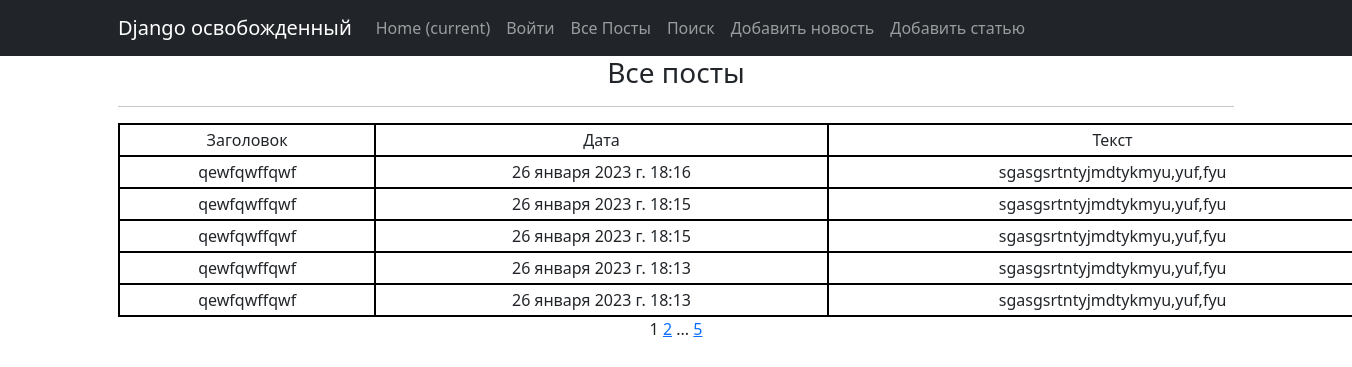
Page /post/ on the earlier database version.
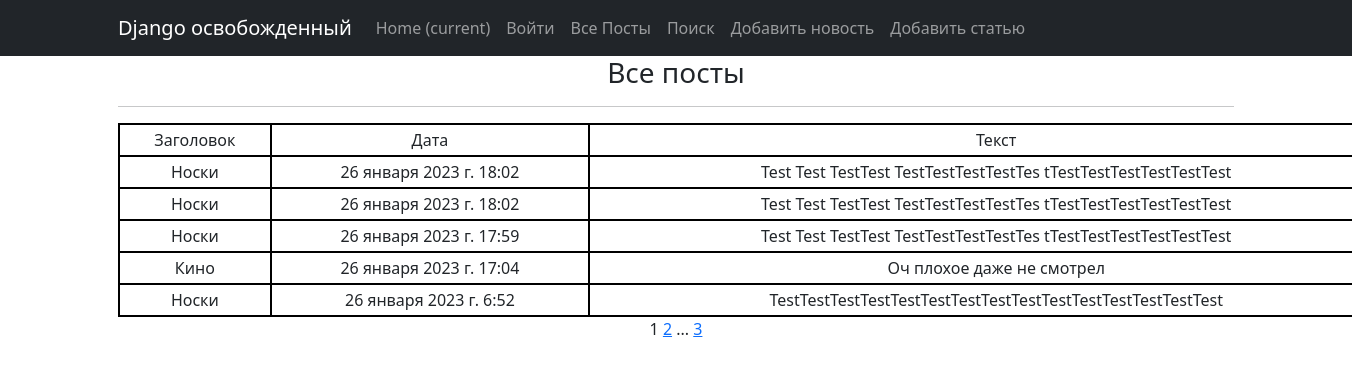
Same page on the later database version.
### news/models.py (models this page shows, shortened)
class News(models.Model):
    name = models.CharField(
        max_length=50,
        unique=False,
    )
    description = models.TextField()
    date = models.DateTimeField(auto_now_add=True)
    category = models.ForeignKey(
        to='Category',
        on_delete=models.CASCADE,
        related_name='news'
    )

### news/views.py (the view)
# urls.py: path('', NewsList.as_view(), name='news_list'),
class NewsList(ListView):
    model = News
    ordering = '-date'
    template_name = 'all_news.html'
    context_object_name = 'all_news'
    paginate_by = 5
    def get_queryset(self):
        queryset = super().get_queryset()
        self.filterset = NewsFilter(self.request.GET, queryset)
        return self.filterset.qs
    def get_context_data(self, **kwargs):
        context = super().get_context_data(**kwargs)
        context['time_now'] = datetime.utcnow()
        context['filterset'] = self.filterset
        return context

### news/templatetags/custom_filters.py (called while the page is built)
@register.filter()
def censor(text, word=str):
    if word in text:
        reword = word[0] + ((len(word) - 2) * "*") + word[-1]
        text = text.replace(word, reword)
    return text

### news/templatetags/custom_tags.py (called while the page is built)
@register.simple_tag(takes_context=True)
def url_replace(context, **kwargs):
   d = context['request'].GET.copy()
   for k, v in kwargs.items():
       d[k] = v
   return d.urlencode()

### templates/all_news.html (shortened to what this page needs)
{% extends 'flatpages/default.html' %}
{% load custom_filters %}
{% load custom_tags %}
{% block content %}
    <h3>Все посты</h3>
    <hr>
   {% if all_news %}
    <table>
        <tr>
            <td>Заголовок</td>
            <td>Дата</td>
            <td>Текст</td>
        </tr>
        {% for news in all_news %}
        <tr>
            <td>{{ news.name }}</td>
            <td>{{ news.date }}</td>
            <td>{{ news.description|truncatewords:20|censor:"борьбу"|censor:"ограбили"|censor:"умерщвляли" }}</td>
        </tr>
        {% endfor %}
    </table>
   {% else %}
       <h2>Постов нет!</h2>
   {% endif %}
   {{ page_obj.number }}
   {% if page_obj.has_next %}
       <a href="?{% url_replace page=page_obj.next_page_number %}">{{ page_obj.next_page_number }}</a>
       {% if paginator.num_pages != page_obj.next_page_number %}
           ...
           <a href="?{% url_replace page=page_obj.paginator.num_pages %}">{{ page_obj.paginator.num_pages }}</a>
       {% endif %}
   {% endif %}
{% endblock content %}

Differences in the rows shown:
removed News: name "qewfqwffqwf", date "26 января 2023 г. 18:16", description|censor "sgasgsrtntyjmdtykmyu,yuf,fyu"
removed News: name "qewfqwffqwf", date "26 января 2023 г. 18:15", description|censor "sgasgsrtntyjmdtykmyu,yuf,fyu"
removed News: name "qewfqwffqwf", date "26 января 2023 г. 18:15", description|censor "sgasgsrtntyjmdtykmyu,yuf,fyu"
removed News: name "qewfqwffqwf", date "26 января 2023 г. 18:13", description|censor "sgasgsrtntyjmdtykmyu,yuf,fyu"
removed News: name "qewfqwffqwf", date "26 января 2023 г. 18:13", description|censor "sgasgsrtntyjmdtykmyu,yuf,fyu"
now on this page (row unchanged): News: name "Носки", date "26 января 2023 г. 18:02", description|censor "Test Test TestTest TestTestTestTestTes tTestTestTestTestTestTest"
now on this page (row unchanged): News: name "Носки", date "26 января 2023 г. 18:02", description|censor "Test Test TestTest TestTestTestTestTes tTestTestTestTestTestTest"
now on this page (row unchanged): News: name "Носки", date "26 января 2023 г. 17:59", description|censor "Test Test TestTest TestTestTestTestTes tTestTestTestTestTestTest"
now on this page (row unchanged): News: name "Кино", date "26 января 2023 г. 17:04", description|censor "Оч плохое даже не смотрел"
now on this page (row unchanged): News: name "Носки", date "26 января 2023 г. 6:52", description|censor "TestTestTestTestTestTestTestTestTestTestTestTestTestTestTest"
Other differences:
{{ page_obj.paginator.num_pages }}: "5" → "3"
